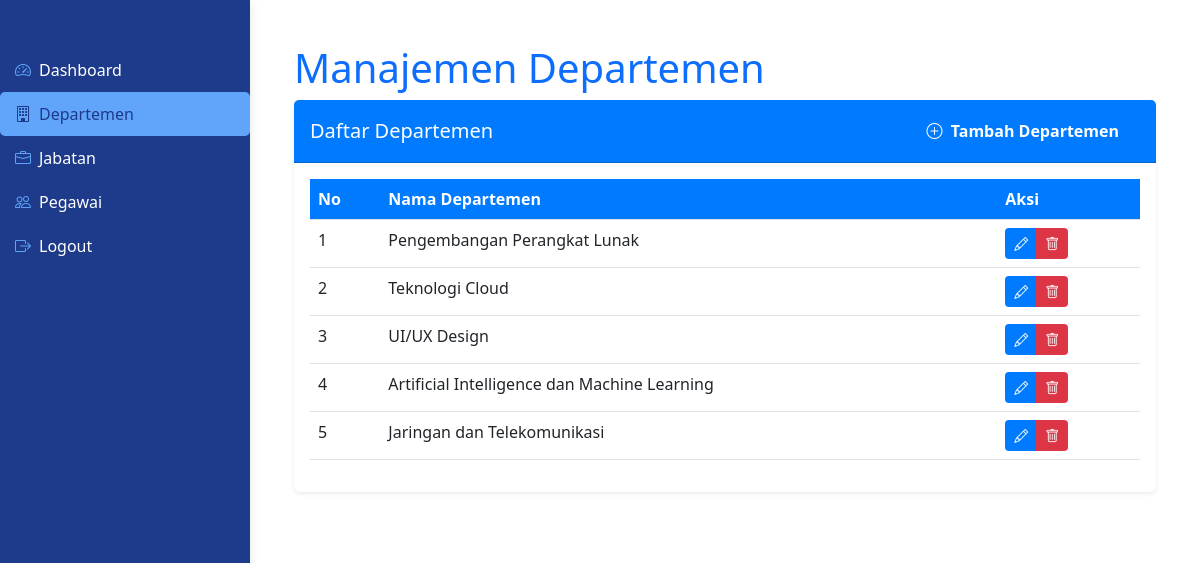
Page /admin/departemen.php (signed in) on the committed database.
### tables this page shows
CREATE TABLE `departemen` (
  `id_departemen` int(11) NOT NULL,
  `nama_departemen` varchar(100) DEFAULT NULL
);

### admin/departemen.php (the view, shortened to what this page needs)
<?php
include('../config/koneksi.php');
include('view/header.php');
$query = "SELECT * FROM departemen";
$result = mysqli_query($koneksi, $query);
?>
<main class="content">
    <div class="container-fluid px-4">
        <div class="row">
            <div class="col-12">
                <h1 class="mt-4 text-primary">Manajemen Departemen</h1>
            </div>
        </div>
        <div class="card border-0 shadow-sm">
        <div class="card-header">
                <div class="d-flex justify-content-between align-items-center">
                    <h5 class="card-title mb-0">Daftar Departemen</h5>
                    <button type="button" class="btn btn-tambah" data-bs-toggle="modal" data-bs-target="#tambahDepartemenModal">
                        <i class="bi bi-plus-circle me-1"></i> Tambah Departemen
                    </button>
                </div>
            </div>
            <div class="card-body">
                <div class="table-responsive">
                    <table class="table table-hover">
                        <thead>
                            <tr>
                                <th>No</th>
                                <th>Nama Departemen</th>
                                <th>Aksi</th>
                            </tr>
                        </thead>
                        <tbody>
                            <?php $no = 1; while($row = mysqli_fetch_assoc($result)): ?>
                            <tr>
                                <td><?= $no++ ?></td>
                                <td><?= htmlspecialchars($row['nama_departemen']) ?></td>
                                <td>
                                    <div class="btn-group" role="group">
                                        <a href="#" class="btn btn-sm btn-aksi-edit"
                                           data-bs-toggle="modal"
                                           data-bs-target="#editDepartemenModal<?= $row['id_departemen'] ?>">
                                            <i class="bi bi-pencil"></i>
                                        </a>
                                        <a href="../proses/hapus_departemen.php?id=<?= $row['id_departemen'] ?>"
                                           class="btn btn-sm btn-aksi-hapus"
                                           onclick="return confirm('Yakin ingin menghapus?')">
                                            <i class="bi bi-trash"></i>
                                        </a>
                                    </div>
                                </td>
                            </tr>
                            <?php endwhile; ?>
                        </tbody>
                    </table>
                </div>
            </div>
        </div>
    </div>
</main>
<?php include('view/footer.php'); ?>

### admin/view/header.php (style rules this page uses)
body { min-height: 100vh; overflow-x: hidden; background-color: #ffffff; }
.content { margin-left: 250px; padding: 20px; width: calc(100% - 250px); }

### admin/departemen.php (style rules this page uses)
.card-header { background: #007bff; color: white; }
.btn-tambah { background-color: #007bff; border-color: #007bff; color: white; padding: 10px 20px; font-weight: bold; border-radius: 5px; transition: all 0.3s ease; }
.table thead { background-color: #007bff; color: white; }
.btn-aksi-edit { background-color: #007bff; color: white; }
.btn-aksi-hapus { background-color: #dc3545; color: white; }

### rows in the picture
departemen: nama_departemen "Pengembangan Perangkat Lunak"
departemen: nama_departemen "Teknologi Cloud"
departemen: nama_departemen "UI/UX Design"
departemen: nama_departemen "Artificial Intelligence dan Machine Learning"
departemen: nama_departemen "Jaringan dan Telekomunikasi"
